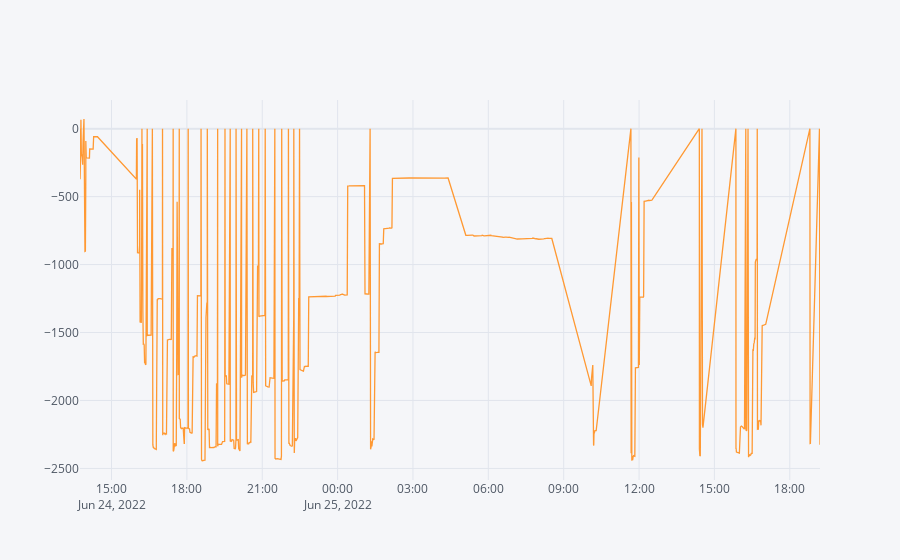

Here is the notebook cell this chart was saved with:
### Code cell
cash_symbols = [symbol for symbol in risk['symbol'].unique() if ':' not in symbol]
carry_delta = pd.DataFrame(risk[risk['symbol'].isin(cash_symbols)].groupby(by='delta_timestamp')['delta'].sum()).iplot()

### Figure 1 — Plotly figure (JSON) as saved in the notebook; plotly's stock layout.template omitted (floating-point values rounded to 4 significant figures; data arrays with more than 128 entries replaced by an {"elided": "..."} marker saying what was removed)
{"data": [{"line": {"color": "rgba(255, 153, 51, 1.0)", "dash": "solid", "shape": "linear", "width": 1.3}, "mode": "lines", "name": "delta", "text": "", "type": "scatter", "x": {"elided": "1092 str values"}, "y": {"elided": "1092 float values"}}], "layout": {"legend": {"bgcolor": "#F5F6F9", "font": {"color": "#4D5663"}}, "paper_bgcolor": "#F5F6F9", "plot_bgcolor": "#F5F6F9", "title": {"font": {"color": "#4D5663"}}, "xaxis": {"gridcolor": "#E1E5ED", "showgrid": true, "tickfont": {"color": "#4D5663"}, "title": {"font": {"color": "#4D5663"}, "text": ""}, "zerolinecolor": "#E1E5ED"}, "yaxis": {"gridcolor": "#E1E5ED", "showgrid": true, "tickfont": {"color": "#4D5663"}, "title": {"font": {"color": "#4D5663"}, "text": ""}, "zerolinecolor": "#E1E5ED"}}}
